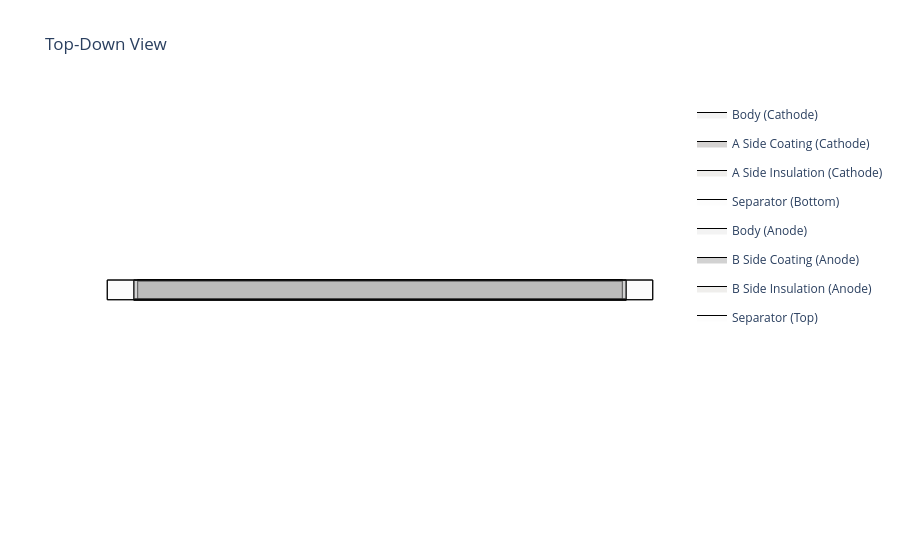

Notebook code cell kept with this figure:
### Code cell
my_layup.get_top_down_view()

### Figure 1 — Plotly figure (JSON) as saved in the notebook; plotly's stock layout.template omitted (floating-point values rounded to 4 significant figures)
{"data": [{"fill": "toself", "fillcolor": "rgba(192, 192, 192, 0.2)", "legendgroup": "Body (Cathode) (Cathode)", "line": {"color": "black", "width": 1}, "mode": "lines", "name": "Body (Cathode)", "showlegend": true, "type": "scatter", "x": [-1600.0, -1600.0, -1600.0, 1600.0, 1600.0, 1600.0, -1600.0], "y": [-62.5, 62.5, 67.5, 67.5, 62.5, -62.5, -62.5]}, {"fill": "toself", "fillcolor": "rgba(47, 36, 31, 0.2)", "legendgroup": "A Side Coating (Cathode) (Cathode)", "line": {"color": "black", "width": 1}, "mode": "lines", "name": "A Side Coating (Cathode)", "type": "scatter", "x": [-1600.0, -1600.0, -1600.0, 1600.0, 1600.0, 1600.0, -1600.0, -1600.0, -1600.0, -1600.0, 1600.0, 1600.0, 1600.0, -1600.0], "y": [-62.5, 60.0, 60.0, 60.0, 60.0, -62.5, -62.5, -62.5, 60.0, 60.0, 60.0, 60.0, -62.5, -62.5]}, {"fill": "toself", "fillcolor": "rgba(176, 169, 159, 0.2)", "legendgroup": "A Side Insulation (Cathode) (Cathode)", "line": {"color": "black", "width": 1}, "mode": "lines", "name": "A Side Insulation (Cathode)", "type": "scatter", "x": [-1600.0, -1600.0, 1600.0, 1600.0, -1600.0, -1600.0, -1600.0, 1600.0, 1600.0, -1600.0], "y": [60.0, 62.5, 62.5, 60.0, 60.0, 60.0, 62.5, 62.5, 60.0, 60.0]}, {"fill": "toself", "fillcolor": "rgba(242, 242, 242, 0.2)", "legendgroup": "Separator_bottom", "line": {"color": "black", "width": 1}, "mode": "lines", "name": "Separator (Bottom)", "showlegend": true, "type": "scatter", "x": [-1800.0, -1800.0, 1800.0, 1800.0, -1800.0], "y": [-65.0, 65.0, 65.0, -65.0, -65.0]}, {"fill": "toself", "fillcolor": "rgba(192, 192, 192, 0.2)", "legendgroup": "Body (Anode) (Anode)", "line": {"color": "black", "width": 1}, "mode": "lines", "name": "Body (Anode)", "showlegend": true, "type": "scatter", "x": [-1625.0, -1625.0, -1625.0, 1625.0, 1625.0, 1625.0, -1625.0], "xaxis": "x", "y": [64.0, -64.0, -69.0, -69.0, -64.0, 64.0, 64.0], "yaxis": "y"}, {"fill": "toself", "fillcolor": "rgba(31, 31, 31, 0.2)", "legendgroup": "B Side Coating (Anode) (Anode)", "line": {"color": "black", "width": 1}, "mode": "lines", "name": "B Side Coating (Anode)", "type": "scatter", "x": [-1625.0, -1625.0, -1625.0, 1625.0, 1625.0, 1625.0, -1625.0, -1625.0, -1625.0, -1625.0, 1625.0, 1625.0, 1625.0, -1625.0], "xaxis": "x", "y": [64.0, -61.5, -61.5, -61.5, -61.5, 64.0, 64.0, 64.0, -61.5, -61.5, -61.5, -61.5, 64.0, 64.0], "yaxis": "y"}, {"fill": "toself", "fillcolor": "rgba(176, 169, 159, 0.2)", "legendgroup": "B Side Insulation (Anode) (Anode)", "line": {"color": "black", "width": 1}, "mode": "lines", "name": "B Side Insulation (Anode)", "type": "scatter", "x": [-1625.0, -1625.0, 1625.0, 1625.0, -1625.0, -1625.0, -1625.0, 1625.0, 1625.0, -1625.0], "xaxis": "x", "y": [-61.5, -64.0, -64.0, -61.5, -61.5, -61.5, -64.0, -64.0, -61.5, -61.5], "yaxis": "y"}, {"fill": "toself", "fillcolor": "rgba(242, 242, 242, 0.2)", "legendgroup": "Separator_top", "line": {"color": "black", "width": 1}, "mode": "lines", "name": "Separator (Top)", "showlegend": true, "type": "scatter", "x": [-1800.0, -1800.0, 1800.0, 1800.0, -1800.0], "y": [-65.0, 65.0, 65.0, -65.0, -65.0]}], "layout": {"paper_bgcolor": "white", "plot_bgcolor": "white", "title": {"text": "Top-Down View"}, "xaxis": {"range": [-1980, 1980], "scaleanchor": "y", "showgrid": false, "showticklabels": false, "title": {"text": ""}, "zeroline": false}, "yaxis": {"range": [-75.83, 74.33], "showgrid": false, "showticklabels": false, "title": {"text": ""}, "zeroline": false}}}
